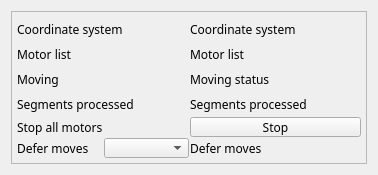
<?xml version="1.0" encoding="UTF-8"?>
<ui version="4.0">
 <class>EFrame</class>
 <widget class="QEFrame" name="EFrame">
  <property name="geometry">
   <rect>
    <x>0</x>
    <y>0</y>
    <width>378</width>
    <height>175</height>
   </rect>
  </property>
  <property name="sizePolicy">
   <sizepolicy hsizetype="Expanding" vsizetype="Expanding">
    <horstretch>0</horstretch>
    <verstretch>0</verstretch>
   </sizepolicy>
  </property>
  <property name="sizeIncrement">
   <size>
    <width>1</width>
    <height>1</height>
   </size>
  </property>
  <property name="font">
   <font>
    <family>Abyssinica SIL</family>
    <pointsize>6</pointsize>
   </font>
  </property>
  <property name="windowTitle">
   <string>EFrame</string>
  </property>
  <layout class="QVBoxLayout" name="verticalLayout_5">
   <item>
    <widget class="QFrame" name="frame">
     <property name="sizePolicy">
      <sizepolicy hsizetype="Expanding" vsizetype="Expanding">
       <horstretch>0</horstretch>
       <verstretch>0</verstretch>
      </sizepolicy>
     </property>
     <property name="font">
      <font>
       <family>Abyssinica SIL</family>
       <pointsize>9</pointsize>
      </font>
     </property>
     <property name="frameShape">
      <enum>QFrame::StyledPanel</enum>
     </property>
     <property name="frameShadow">
      <enum>QFrame::Raised</enum>
     </property>
     <layout class="QVBoxLayout" name="verticalLayout_4">
      <property name="spacing">
       <number>1</number>
      </property>
      <property name="margin">
       <number>5</number>
      </property>
      <item>
       <layout class="QVBoxLayout" name="verticalLayout_3" stretch="5,1,1">
        <property name="spacing">
         <number>1</number>
        </property>
        <item>
         <layout class="QHBoxLayout" name="horizontalLayout_4">
          <property name="spacing">
           <number>1</number>
          </property>
          <item>
           <layout class="QVBoxLayout" name="verticalLayout">
            <property name="spacing">
             <number>1</number>
            </property>
            <item>
             <widget class="QLabel" name="label_4">
              <property name="sizePolicy">
               <sizepolicy hsizetype="Preferred" vsizetype="Expanding">
                <horstretch>0</horstretch>
                <verstretch>0</verstretch>
               </sizepolicy>
              </property>
              <property name="minimumSize">
               <size>
                <width>0</width>
                <height>1</height>
               </size>
              </property>
              <property name="font">
               <font>
                <family>Abyssinica SIL</family>
                <pointsize>9</pointsize>
               </font>
              </property>
              <property name="text">
               <string>Coordinate system</string>
              </property>
             </widget>
            </item>
            <item>
             <widget class="QLabel" name="label_5">
              <property name="sizePolicy">
               <sizepolicy hsizetype="Preferred" vsizetype="Expanding">
                <horstretch>0</horstretch>
                <verstretch>0</verstretch>
               </sizepolicy>
              </property>
              <property name="minimumSize">
               <size>
                <width>0</width>
                <height>1</height>
               </size>
              </property>
              <property name="font">
               <font>
                <family>Abyssinica SIL</family>
                <pointsize>9</pointsize>
               </font>
              </property>
              <property name="text">
               <string>Motor list</string>
              </property>
             </widget>
            </item>
            <item>
             <widget class="QLabel" name="label_6">
              <property name="sizePolicy">
               <sizepolicy hsizetype="Preferred" vsizetype="Expanding">
                <horstretch>0</horstretch>
                <verstretch>0</verstretch>
               </sizepolicy>
              </property>
              <property name="minimumSize">
               <size>
                <width>0</width>
                <height>1</height>
               </size>
              </property>
              <property name="font">
               <font>
                <family>Abyssinica SIL</family>
                <pointsize>9</pointsize>
               </font>
              </property>
              <property name="text">
               <string>Moving</string>
              </property>
             </widget>
            </item>
            <item>
             <widget class="QLabel" name="label_7">
              <property name="sizePolicy">
               <sizepolicy hsizetype="Preferred" vsizetype="Expanding">
                <horstretch>0</horstretch>
                <verstretch>0</verstretch>
               </sizepolicy>
              </property>
              <property name="minimumSize">
               <size>
                <width>0</width>
                <height>1</height>
               </size>
              </property>
              <property name="font">
               <font>
                <family>Abyssinica SIL</family>
                <pointsize>9</pointsize>
               </font>
              </property>
              <property name="text">
               <string>Segments processed</string>
              </property>
             </widget>
            </item>
           </layout>
          </item>
          <item>
           <layout class="QVBoxLayout" name="verticalLayout_2">
            <property name="spacing">
             <number>1</number>
            </property>
            <item>
             <widget class="QELabel" name="qelabel_3">
              <property name="sizePolicy">
               <sizepolicy hsizetype="Minimum" vsizetype="Expanding">
                <horstretch>0</horstretch>
                <verstretch>0</verstretch>
               </sizepolicy>
              </property>
              <property name="minimumSize">
               <size>
                <width>0</width>
                <height>1</height>
               </size>
              </property>
              <property name="font">
               <font>
                <family>Abyssinica SIL</family>
                <pointsize>9</pointsize>
               </font>
              </property>
              <property name="layoutDirection">
               <enum>Qt::LeftToRight</enum>
              </property>
              <property name="alignment">
               <set>Qt::AlignLeading|Qt::AlignLeft|Qt::AlignVCenter</set>
              </property>
              <property name="variable" stdset="0">
               <string>$(DMC)$(R)_NAME_MON</string>
              </property>
              <property name="text">
               <string>Coordinate system</string>
              </property>
             </widget>
            </item>
            <item>
             <widget class="QELabel" name="qelabel_4">
              <property name="sizePolicy">
               <sizepolicy hsizetype="Minimum" vsizetype="Expanding">
                <horstretch>0</horstretch>
                <verstretch>0</verstretch>
               </sizepolicy>
              </property>
              <property name="minimumSize">
               <size>
                <width>0</width>
                <height>1</height>
               </size>
              </property>
              <property name="font">
               <font>
                <family>Abyssinica SIL</family>
                <pointsize>9</pointsize>
               </font>
              </property>
              <property name="layoutDirection">
               <enum>Qt::LeftToRight</enum>
              </property>
              <property name="alignment">
               <set>Qt::AlignLeading|Qt::AlignLeft|Qt::AlignVCenter</set>
              </property>
              <property name="variable" stdset="0">
               <string>$(DMC)$(R)_MOTORS_MON</string>
              </property>
              <property name="text">
               <string>Motor list</string>
              </property>
             </widget>
            </item>
            <item>
             <widget class="QELabel" name="qelabel_5">
              <property name="sizePolicy">
               <sizepolicy hsizetype="Minimum" vsizetype="Expanding">
                <horstretch>0</horstretch>
                <verstretch>0</verstretch>
               </sizepolicy>
              </property>
              <property name="minimumSize">
               <size>
                <width>0</width>
                <height>1</height>
               </size>
              </property>
              <property name="font">
               <font>
                <family>Abyssinica SIL</family>
                <pointsize>9</pointsize>
               </font>
              </property>
              <property name="layoutDirection">
               <enum>Qt::LeftToRight</enum>
              </property>
              <property name="alignment">
               <set>Qt::AlignLeading|Qt::AlignLeft|Qt::AlignVCenter</set>
              </property>
              <property name="variable" stdset="0">
               <string>$(DMC)$(R)_MOVN_STATUS</string>
              </property>
              <property name="text">
               <string>Moving status</string>
              </property>
             </widget>
            </item>
            <item>
             <widget class="QELabel" name="qelabel_6">
              <property name="sizePolicy">
               <sizepolicy hsizetype="Minimum" vsizetype="Expanding">
                <horstretch>0</horstretch>
                <verstretch>0</verstretch>
               </sizepolicy>
              </property>
              <property name="minimumSize">
               <size>
                <width>0</width>
                <height>1</height>
               </size>
              </property>
              <property name="font">
               <font>
                <family>Abyssinica SIL</family>
                <pointsize>9</pointsize>
               </font>
              </property>
              <property name="layoutDirection">
               <enum>Qt::LeftToRight</enum>
              </property>
              <property name="alignment">
               <set>Qt::AlignLeading|Qt::AlignLeft|Qt::AlignVCenter</set>
              </property>
              <property name="variable" stdset="0">
               <string>$(DMC)$(R)_SEGMENTS_MON</string>
              </property>
              <property name="text">
               <string>Segments processed</string>
              </property>
             </widget>
            </item>
           </layout>
          </item>
         </layout>
        </item>
        <item>
         <layout class="QHBoxLayout" name="horizontalLayout">
          <property name="spacing">
           <number>1</number>
          </property>
          <item>
           <widget class="QLabel" name="label_8">
            <property name="sizePolicy">
             <sizepolicy hsizetype="Preferred" vsizetype="Preferred">
              <horstretch>0</horstretch>
              <verstretch>0</verstretch>
             </sizepolicy>
            </property>
            <property name="minimumSize">
             <size>
              <width>0</width>
              <height>0</height>
             </size>
            </property>
            <property name="font">
             <font>
              <family>Abyssinica SIL</family>
              <pointsize>9</pointsize>
             </font>
            </property>
            <property name="text">
             <string>Stop all motors</string>
            </property>
           </widget>
          </item>
          <item>
           <widget class="QEPushButton" name="qepushbutton">
            <property name="sizePolicy">
             <sizepolicy hsizetype="Preferred" vsizetype="Expanding">
              <horstretch>0</horstretch>
              <verstretch>0</verstretch>
             </sizepolicy>
            </property>
            <property name="minimumSize">
             <size>
              <width>0</width>
              <height>1</height>
             </size>
            </property>
            <property name="font">
             <font>
              <family>Abyssinica SIL</family>
              <pointsize>9</pointsize>
             </font>
            </property>
            <property name="text">
             <string>Stop</string>
            </property>
            <property name="iconSize">
             <size>
              <width>5</width>
              <height>5</height>
             </size>
            </property>
            <property name="variable" stdset="0">
             <string>$(DMC)$(R)_STOP_CMD</string>
            </property>
            <property name="alignment" stdset="0">
             <set>Qt::AlignCenter</set>
            </property>
           </widget>
          </item>
         </layout>
        </item>
        <item>
         <layout class="QHBoxLayout" name="horizontalLayout_3" stretch="1,1,2">
          <property name="spacing">
           <number>1</number>
          </property>
          <item>
           <widget class="QLabel" name="label_11">
            <property name="sizePolicy">
             <sizepolicy hsizetype="Preferred" vsizetype="Preferred">
              <horstretch>0</horstretch>
              <verstretch>0</verstretch>
             </sizepolicy>
            </property>
            <property name="minimumSize">
             <size>
              <width>0</width>
              <height>0</height>
             </size>
            </property>
            <property name="font">
             <font>
              <family>Abyssinica SIL</family>
              <pointsize>9</pointsize>
             </font>
            </property>
            <property name="text">
             <string>Defer moves</string>
            </property>
           </widget>
          </item>
          <item>
           <widget class="QEComboBox" name="qecombobox_3">
            <property name="sizePolicy">
             <sizepolicy hsizetype="Preferred" vsizetype="Expanding">
              <horstretch>0</horstretch>
              <verstretch>0</verstretch>
             </sizepolicy>
            </property>
            <property name="minimumSize">
             <size>
              <width>0</width>
              <height>1</height>
             </size>
            </property>
            <property name="font">
             <font>
              <family>Abyssinica SIL</family>
              <pointsize>9</pointsize>
             </font>
            </property>
            <property name="variable" stdset="0">
             <string>$(DMC)DEFER_CMD</string>
            </property>
           </widget>
          </item>
          <item>
           <widget class="QELabel" name="qelabel_8">
            <property name="sizePolicy">
             <sizepolicy hsizetype="Preferred" vsizetype="Expanding">
              <horstretch>0</horstretch>
              <verstretch>0</verstretch>
             </sizepolicy>
            </property>
            <property name="minimumSize">
             <size>
              <width>0</width>
              <height>0</height>
             </size>
            </property>
            <property name="font">
             <font>
              <family>Abyssinica SIL</family>
              <pointsize>9</pointsize>
             </font>
            </property>
            <property name="variable" stdset="0">
             <string>$(DMC)DEFER_STATUS</string>
            </property>
            <property name="text">
             <string>Defer moves                  </string>
            </property>
           </widget>
          </item>
         </layout>
        </item>
       </layout>
      </item>
     </layout>
    </widget>
   </item>
  </layout>
 </widget>
 <customwidgets>
  <customwidget>
   <class>QEComboBox</class>
   <extends>QComboBox</extends>
   <header>QEComboBox.h</header>
  </customwidget>
  <customwidget>
   <class>QELabel</class>
   <extends>QLabel</extends>
   <header>QELabel.h</header>
  </customwidget>
  <customwidget>
   <class>QEPushButton</class>
   <extends>QPushButton</extends>
   <header>QEPushButton.h</header>
  </customwidget>
  <customwidget>
   <class>QEFrame</class>
   <extends>QFrame</extends>
   <header>QEFrame.h</header>
   <container>1</container>
  </customwidget>
 </customwidgets>
 <resources/>
 <connections/>
</ui>
